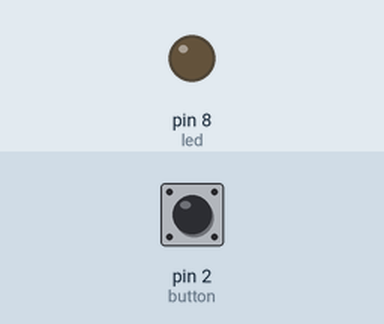
The sketch below on a simulated Arduino Uno, built with avr-gcc and run on an emulated ATmega328P. Shown: output pins drawn as LEDs (lit = HIGH). Inputs (shaded band) come from the test bench; at power-on: pin 2 (button) LOW.

Above: at 1.2 s.
1.3 s: pin 2 (button) pulled HIGH for 0.15 s
At 1.37 s:
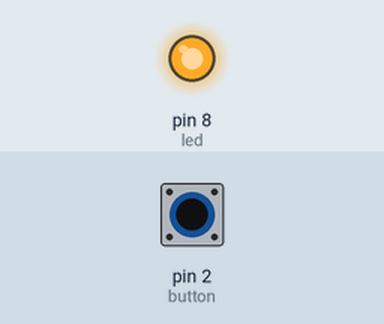
2.9 s: pin 2 (button) pulled HIGH for 3.2 s
At 6.5 s:
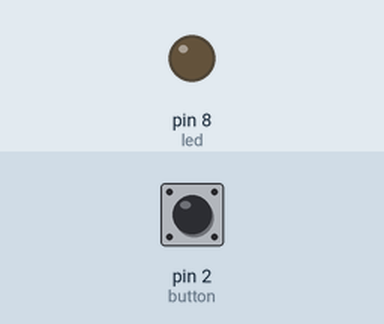
Timing chart, 0 to 8.0 s (numbered marks = the images above; inputs shaded):
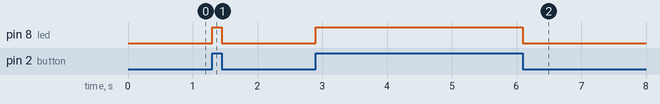

The sketch:

button.ino
```cpp
int button = 2; //номер порта для кнопки
int led = 8; //номер порта для светодиода

void setup() //настройка
{
    pinMode(led, OUTPUT); //настроем порт светодиода на выход
    pinMode(button, INPUT); //настром порт кнопки на вход
}

void loop()
{
  if (digitalRead(button) == HIGH) //если нажата кнопка
  {
      digitalWrite(led, HIGH); //включить светодиод
  }
  else
  {
      digitalWrite(led, LOW); //выключить светодиод
  }
}
```

Measured:
- after the input at 1.3 s, pin 8 (led): LOW → HIGH at once, → LOW 0.15 s later
- after the input at 2.9 s, pin 8 (led): LOW → HIGH at once, → LOW 3.2 s later
